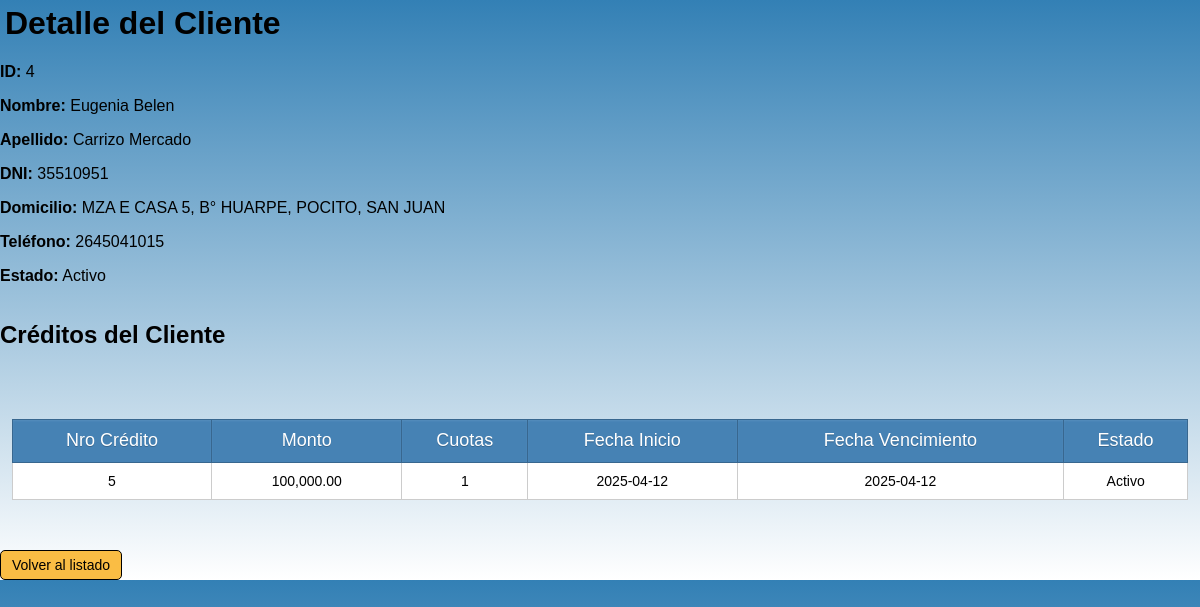
The app's page /src/modules/clientes/detalle_cliente.php?id_cliente=4, older data.
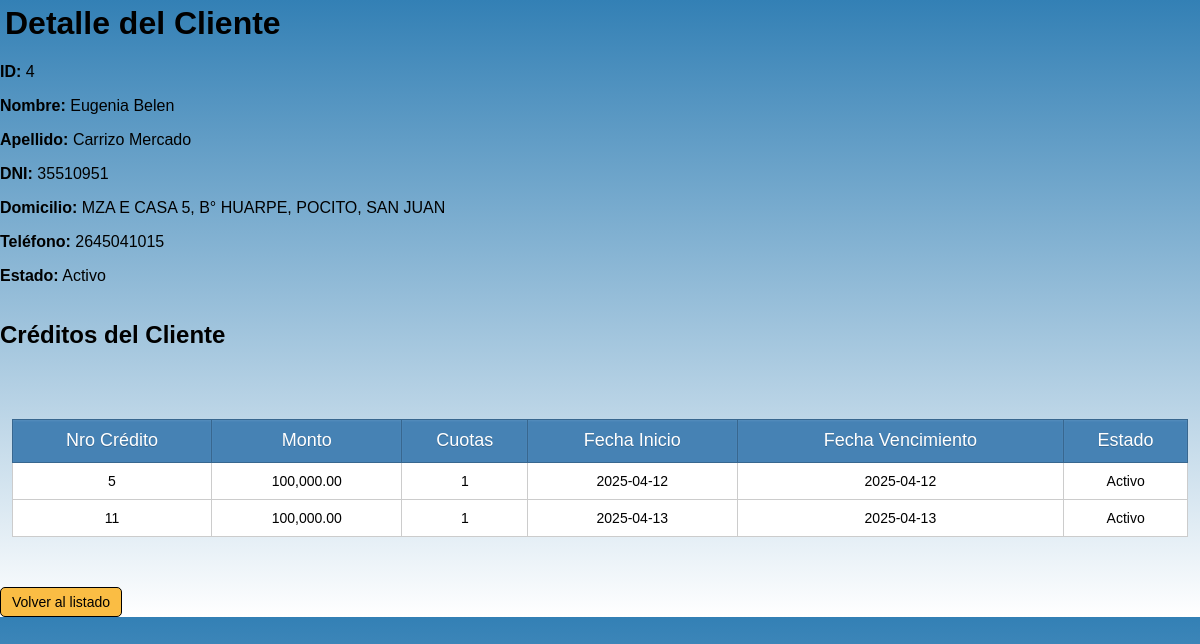
The same page, newer data.
### tables this page shows
CREATE TABLE `clientes` (
  `id_cliente` int(10) UNSIGNED NOT NULL,
  `nombre` text NOT NULL,
  `apellido` text NOT NULL,
  `dni` varchar(20) NOT NULL,
  `domicilio` varchar(100) NOT NULL,
  `telefono` varchar(20) NOT NULL,
  `estado` enum('Activo','Deudor','Inactivo') NOT NULL
);

CREATE TABLE `creditos` (
  `id` int(10) UNSIGNED NOT NULL,
  `cliente_id` int(10) UNSIGNED NOT NULL,
  `monto` decimal(10,2) NOT NULL,
  `monto_total` decimal(10,2) NOT NULL,
  `monto_cuota` decimal(10,2) NOT NULL,
  `cuotas` int(10) NOT NULL,
  `fecha_inicio` date NOT NULL,
  `fecha_vencimiento` date NOT NULL,
  `estado` enum('Activo','Vencido','Pagado') NOT NULL,
  `frecuencia` enum('mensual','quincenal','semanal') NOT NULL
);

### src/modules/clientes/detalle_cliente.php (the view, shortened to what this page needs)
<?php
require_once '../../config/database.php';
$cliente_id = intval($_GET['id_cliente']);
$query_cliente = "SELECT id_cliente, nombre, apellido, dni, domicilio, telefono, estado
                  FROM clientes
                  WHERE id_cliente = ?";
$stmt_cliente = $conn->prepare($query_cliente);
$stmt_cliente->bind_param("i", $cliente_id);
if (!$stmt_cliente->execute()) {
    error_log("Error al ejecutar consulta del cliente: " . $stmt_cliente->error);
    die("Error al cargar los datos del cliente.");
}
$result_cliente = $stmt_cliente->get_result();
$cliente = $result_cliente->fetch_assoc();
$creditos_result = null;
$query_creditos = "SELECT id, monto, cuotas, fecha_inicio, fecha_vencimiento, estado
                   FROM creditos
                   WHERE cliente_id = ?";
$stmt_creditos = $conn->prepare($query_creditos);
if (!$stmt_creditos) {
    error_log("Error al preparar consulta de créditos: " . $conn->error);
} else {
    $stmt_creditos->bind_param("i", $cliente_id);
    if (!$stmt_creditos->execute()) {
        error_log("Error al ejecutar consulta de créditos: " . $stmt_creditos->error);
    } else {
        $creditos_result = $stmt_creditos->get_result();
    }
}
?>
<!DOCTYPE html>
<html lang="es">
<head>
    <link rel="stylesheet" href="../../../style/style.css">
</head>
<body>
    <h1>Detalle del Cliente</h1>
    <div class="detalle-cliente">
        <p><strong>ID:</strong> <?= htmlspecialchars($cliente['id_cliente']) ?></p>
        <p><strong>Nombre:</strong> <?= htmlspecialchars($cliente['nombre']) ?></p>
        <p><strong>Apellido:</strong> <?= htmlspecialchars($cliente['apellido']) ?></p>
        <p><strong>DNI:</strong> <?= htmlspecialchars($cliente['dni']) ?></p>
        <p><strong>Domicilio:</strong> <?= htmlspecialchars($cliente['domicilio']) ?></p>
        <p><strong>Teléfono:</strong> <?= htmlspecialchars($cliente['telefono']) ?></p>
        <p><strong>Estado:</strong> <?= htmlspecialchars($cliente['estado']) ?></p>
    </div>
    <h2>Créditos del Cliente</h2>
    <?php if ($creditos_result && $creditos_result->num_rows > 0): ?>
        <table class="tabla-creditos">
            <thead>
                <tr>
                    <th>Nro Crédito</th>
                    <th>Monto</th>
                    <th>Cuotas</th>
                    <th>Fecha Inicio</th>
                    <th>Fecha Vencimiento</th>
                    <th>Estado</th>
                </tr>
            </thead>
            <tbody>
                <?php while ($credito = $creditos_result->fetch_assoc()): ?>
                    <tr>
                        <td><?= $credito['id'] ?></td>
                        <td><?= number_format($credito['monto'], 2) ?></td>
                        <td><?= $credito['cuotas'] ?></td>
                        <td><?= $credito['fecha_inicio'] ?></td>
                        <td><?= $credito['fecha_vencimiento'] ?></td>
                        <td class="estado-<?= strtolower($credito['estado']) ?>">
                            <?= $credito['estado'] ?>
                        </td>
                    </tr>
                <?php endwhile; ?>
            </tbody>
        </table>
    <?php else: ?>
        <p class="sin-creditos">El cliente no tiene créditos registrados.</p>
    <?php endif; ?>
    <a href="index_clientes.php" class="btn-volver">Volver al listado</a>
</body>
</html>

### style/style.css (style rules this page uses)
body { background: linear-gradient(to bottom, #3380B5, white); font-family: sans-serif; margin: 0; padding: 0; height: 100%; width: 100%; display: flex; flex-direction: column; }
table { text-align: center; width: 98%; border-collapse: collapse; border: 1px solid black; margin: 50px auto; background: white; }
th { background: steelblue; height: 40px; font-weight: lighter; text-shadow: 0 1px 0 #38678f; color: white; border: 1px solid #38678f; box-shadow: inset 0px 1px 2px #568ebd; transition: all 0.2s; font-size: 18px; }
tr { border-bottom: 1px solid #cccccc; width: 100%; }
td { border: 1px solid #cccccc; padding: 10px; transition: all 0.2s; font-size: 14px; }
a, input[type="submit"], button { font-size: 14px; text-align: center; width: 100px; display: inline-block; background-color: #FABD44; padding: 6px 10px; border-radius: 5px; text-decoration: none; color: black; border: 1px solid black; cursor: pointer; }
h1 { font-family: sans-serif; margin: 5px; }

Row changes from the older to the newer data that the page shows:
added creditos: id "11", monto "100,000.00", cuotas "1", fecha_inicio "2025-04-13", fecha_vencimiento "2025-04-13", estado "Activo"
